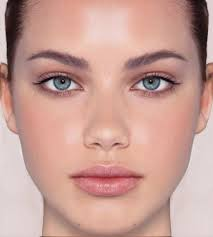
#> input picture images/face.jpg, 213 x 237 px, found by its file name
$ python acwe.py   (Python 2 division)
#> lines starting #> are read from the running program, lines starting #| are printed output that depends on the picture
#-coding-:-utf8-
"""
Author: Victoria
E-mail: wyvictoria1@gmail.com
Date: 9/3/2017
"""
import numpy as np
import matplotlib.pyplot as plt
from PIL import Image
import scipy.ndimage as nd

def acwe(Img, phi0, max_iter, time_step, mu, v, lambda1, lambda2, epsilon):
    """
    Input:
	    Img: array_like, the input gray image[0,255]
	    phi: nparray, the initial curve function(level set function)
	    max_iter: int, the max number of iterations
	    time_step: float, learning rate
	    mu: coefficiency of  length term
	    v: coefficiency of  area term
	    lambda1, lambda2: coefficiency of "fitting" term(Image energy)
    """
    print time_step, mu, v, lambda1, lambda2
    phi = phi0

    plt.ion()
    fig, axes = plt.subplots(ncols=2)
    show_curve_and_phi(fig, Img, phi0, 'r')
    plt.savefig('levelset_start.png', bbox_inches='tight')


    for iter in xrange(max_iter):
        idx = np.flatnonzero(np.logical_and(phi <= 1.2, phi >= -1.2))

        if len(idx) > 0:
            print('iteration: {0}'.format(iter))
            if np.mod(iter, 1) == 0:
                show_curve_and_phi(fig, Img, phi, 'r')

            phi = NeumannBoundCond(phi)
            Heaviside = 0.5 * (1 + 2 / np.pi * (np.arctan(phi / epsilon)))
            delta = (epsilon/np.pi) / (epsilon**2 + phi ** 2)
            """
            Only update the neighbor of curve
            """
            #Internal force
            length_term = curvature_central(phi)
            print "delta:{}".format(np.max(delta))
            print "length term:{}".format(np.max(length_term))
            #Image force
            inside_idx = np.flatnonzero(phi >= 0)
            outside_idx = np.flatnonzero(phi < 0)
            """c1 = np.mean(Img.flat[inside_idx]) #mean value inside curve
            c2 = np.mean(Img.flat[outside_idx]) #mean value outside curve"""
            c1 = np.sum(Img.flat[inside_idx]) / (len(inside_idx) + 0.00001)  # exterior mean
            c2 = np.sum(Img.flat[outside_idx]) / (len(outside_idx) + 0.00001)  # interior mean
            print "c1:{}, c2:{}".format(c1, c2)
            image_force = - lambda1 * (Img.flat[idx] - c1)**2  + lambda2 * (Img.flat[idx] - c2)**2
            print "image_force", np.max(image_force)
            gradient = delta.flat[idx] * (mu * length_term.flat[idx] - v + image_force / np.max(image_force))

            phi.flat[idx]= time_step * gradient
            print "phi:{}".format(np.max(phi))
            print phi
    plt.savefig("levelset_end", bbox_inches='tight')
def NeumannBoundCond(f):
    """
    Change function f to satisfy Neumann Boundary Condition
    """
    g = f
    #4 corner
    g[0, 0] = g[2, 2]
    g[0, -1] = g[2, -3]
    g[-1, 0] = g[-3, 2]
    g[-1, -1] = g[-3, -3]
    #first row and last row
    g[0, 1:-1] = g[2, 1:-1]
    g[-1, 1:-1] = g[-3, 1:-1]
    #first column and last column
    g[1:-1, 0] = g[1:-1, 2]
    g[1:-1, -1] = g[1:-1, -3]
    return g

def curvature_central(phi):
    """
    Compute divergence in equation(9) by definition of divergence rather the discretization of divergence mentioned in paper.
    """
    phi_x, phi_y = gradient(phi)
    """if np.max(phi_x) > 1e10 or np.max(phi_y) > 1e10:
	    raise Exception("oooooops!")
    """
    norm_gradient = np.sqrt(phi_x ** 2 + phi_y ** 2 + 1e-10)
    nxx, _ = gradient(phi_x / norm_gradient)
    _, nyy = gradient(phi_y / norm_gradient)
    return (nxx+nyy)

def gradient(f):
    """
    Compute gradient of f.
    Input:
	    f: array_like.
    Output:
	    fx:  fx[i, j] = (f[i, j+1] - f[i, j-1]) / 2, special in boundary
	    fy:  fy[i, j] = (f[i+1, j] - f[i-1, j]) / 2
    """
    fx = f
    fy = f
    n, m = f.shape
    fx[:, 0] = f[:, 1] - f[:, 0]
    fx[:, -1] = f[:, -1] - f[:, -2]
    fy[0, :] = f[1,:] - f[0,:]
    fy[-1, :] = f[-1,:] - f[-2,:]
    for j in xrange(1, m-1):
	    fx[:, j] = (f[:, j+1] - f[:, j-1]) / 2.0
    for i in xrange(1, n-1):
	    fy[i, :] = (f[i+1, :] - f[i-1, :]) / 2.0
    return fx, fy

# Displays the image with curve superimposed
def show_curve_and_phi(fig, Img, phi, color):
    fig.axes[0].cla()
    fig.axes[0].imshow(Img, cmap='gray')
    fig.axes[0].contour(phi, 0, colors=color)
    fig.axes[0].set_axis_off()
    #plt.draw()

    fig.axes[1].cla()
    fig.axes[1].imshow(phi)
    fig.axes[1].set_axis_off()
    #plt.draw()

    plt.pause(0.001)

def initialize(width, height, x_center, y_center, radius):
    phi = np.zeros((height, width))
    for i in xrange(height):
	    for j in xrange(width):
		    phi[i,j] = -np.sqrt((i - y_center)**2 + (j - x_center)**2) +radius
    return phi

if __name__ == "__main__":

    img = Image.open("images/face.jpg").convert("L")
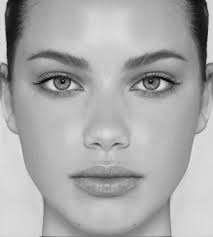
#> img: PIL image 213x237 L; min 2, max 233, mean 169.9
    #initialize phi
    width, height = img.size
#> width = 213; height = 237
    phi0 = initialize(width, height, x_center=100, y_center=50, radius=45)
#> after the loop in initialize, `for i in xrange(height):`:
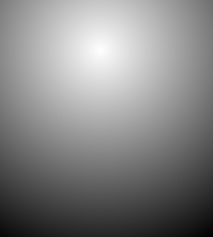
#> phi: shape (237, 213) float64; min -172.1, max 45, mean -58.6; drawn with min black and max white
    print "phi0:", phi0
#> (printed output is left out)
    print "index of 0:", np.flatnonzero(np.array(img)==0)
#| index of 0: []
    """
    fig, axes = plt.subplots(ncols=2)
    axes[0].imshow(img, cmap='gray')
    axes[1].imshow(phi0)
    #plt.show()
    """
    acwe(np.array(img), phi0, max_iter=100, time_step=0.1, mu=0, v=0, lambda1=1, lambda2=1, epsilon=1)
#> the loop in acwe, `for iter in xrange(max_iter):` made 100 passes
#> (c1, c2) on passes 1 to 12: (184.1, 167.5), (184.9, 167.6), (187, 165.9), (190.3, 157.6), (193.6, 137.7), (191, 131.3), (189.1, 128.9), (188.4, 126.8), (187.9, 125.9), (187.6, 125.1), (187.4, 124.7), (187.3, 124.5)
#> (printed output is left out)
#> pass 1, in acwe, `Heaviside = 0.5 * (1 + 2 / np.pi * (np.arctan(phi / epsilon)))`:
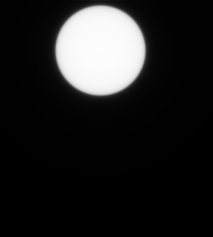
#> Heaviside: shape (237, 213) float64; min 0.00186, max 0.993, mean 0.131
#> pass 1, in acwe, `delta = (epsilon/np.pi) / (epsilon**2 + phi ** 2)`:
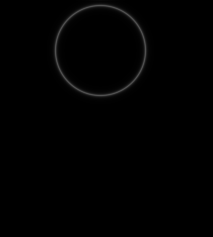
#> delta: shape (237, 213) float64; min 1.09e-05, max 0.318, mean 0.00551
#> pass 1, in curvature_central, `phi_x, phi_y = gradient(phi)`:
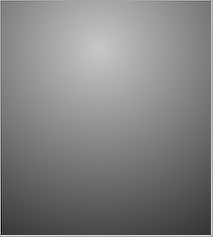
#> phi_x: shape (237, 213) float64; min -27.36, max 13.9, mean -6.25; drawn with min black and max white
#> pass 2, in show_curve_and_phi (call 3), `plt.pause(0.001)`:
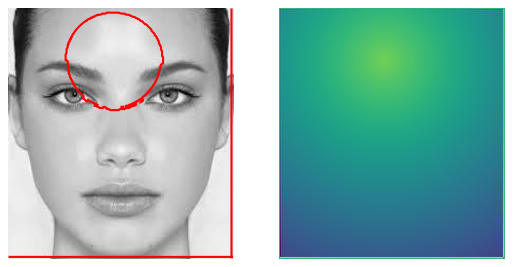
#> figure drawn by matplotlib, 2 panels
#> in acwe, `plt.savefig("levelset_end", bbox_inches='tight')`:
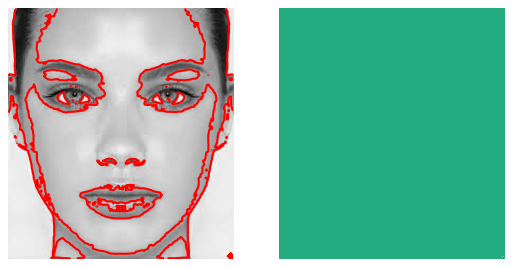
#> figure drawn by matplotlib, 2 panels

$ run again, with images/mouth _open.jpg copied over images/face.jpg
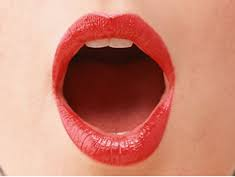
#> input picture images/mouth _open.jpg, 235 x 177 px, found by its file name
#> (printed output is left out)
#| index of 0: []
#> the loop in acwe, `for iter in xrange(max_iter):` made 100 passes
#> (c1, c2) on passes 1 to 8: (96.3, 163.3), (89.45, 164), (98.41, 167.4), (82.46, 186.8), (77.9, 187), (77.49, 186.7), (77.82, 186.9), (78.01, 186.8)
#> (printed output is left out)
#> pass 1, in curvature_central, `phi_x, phi_y = gradient(phi)`:
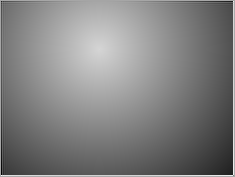
#> phi_x: shape (177, 235) float64; min -18.91, max 9.65, mean -4.43; drawn with min black and max white
#> in acwe, `plt.savefig("levelset_end", bbox_inches='tight')`:
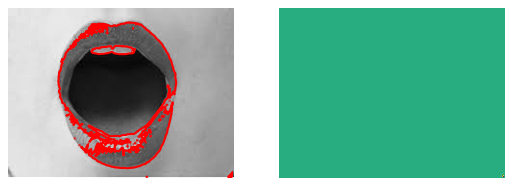
#> figure drawn by matplotlib, 2 panels

$ run again, with images/mouth.jpg copied over images/face.jpg
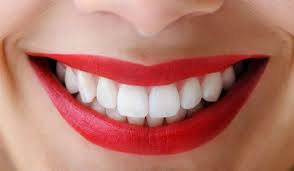
#> input picture images/mouth.jpg, 294 x 171 px, found by its file name
#> (printed output is left out)
#| index of 0: [18476 18867]
#> the loop in acwe, `for iter in xrange(max_iter):` made 100 passes
#> (c1, c2) on passes 1 to 8: (167.3, 130.2), (170, 130.1), (174, 125.9), (185.1, 103.1), (182.7, 97.79), (182.2, 96.9), (181, 96.56), (181.1, 96.44)
#> (printed output is left out)
#> pass 1, in curvature_central, `phi_x, phi_y = gradient(phi)`:
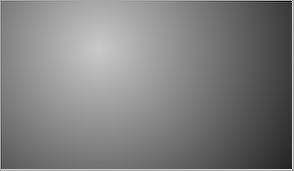
#> phi_x: shape (171, 294) float64; min -25.5, max 12.99, mean -6.18; drawn with min black and max white
#> in acwe, `plt.savefig("levelset_end", bbox_inches='tight')`:
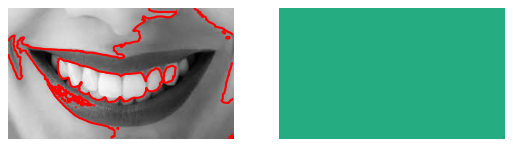
#> figure drawn by matplotlib, 2 panels
